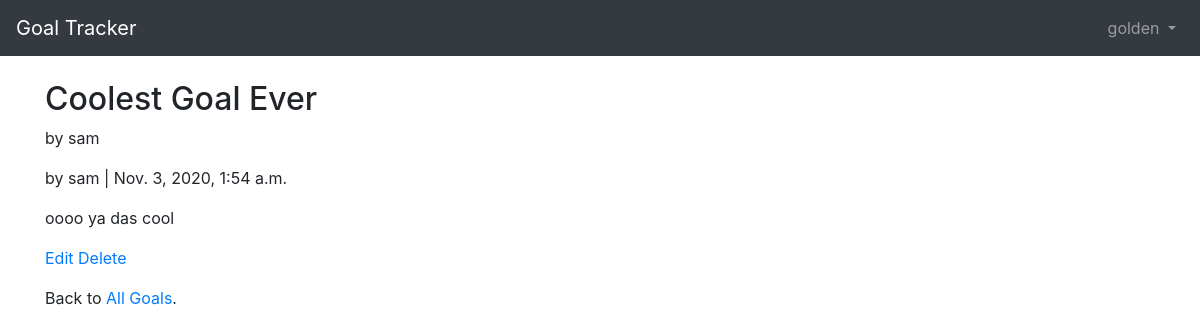
The page /goals/1/ (signed in) on the database its author committed.
### users/models.py (models this page shows)
class CustomUser(AbstractUser):
    age = models.PositiveIntegerField(null=True, blank=True)

### goals/models.py (models this page shows, shortened)
class Goal(models.Model):
    title = models.CharField(max_length=255)
    body = models.TextField()
    date = models.DateTimeField(auto_now_add=True)
    author = models.ForeignKey(
    get_user_model(),
    on_delete=models.CASCADE,
    )

### goals/views.py (the view)
# urls.py: path('<int:pk>/', GoalDetailView.as_view(), name='goal_detail'),
class GoalDetailView(DetailView):
    model = Goal
    template_name = 'goal_detail.html'

### templates/goal_detail.html
{% extends 'base.html' %}
{% block content %}
<div class="goal-entry">
  <h2>{{ object.title }}</h2>
    <p> by {{ object.author }}</h2>
      <p> by {{ object.author }} | {{ object.date }}</p>
      <p>{{ object.body }}</p>
    </div>
    <p><a href="{% url 'goal_edit' goal.pk %}">Edit</a>
      <a href="{% url 'goal_delete' goal.pk %}">Delete</a></p>
    <p>Back to <a href="{% url 'goal_list' %}">All Goals</a>.</p>
  {% endblock content %}

### templates/base.html (shortened to what this page needs)
<!doctype html>
<html lang="en">
  <head>
    <link rel="stylesheet"
    href="https://stackpath.bootstrapcdn.com/bootstrap/4.1.3/css/bootstrap.min.css"
>
  </head>
  <body>
    <nav class="navbar navbar-expand-md navbar-dark bg-dark mb-4">
      <a class="navbar-brand" href="{% url 'home' %}">Goal Tracker</a>
    <div class="collapse navbar-collapse" id="navbarCollapse">
      {% if user.is_authenticated %}
        <ul class="navbar-nav ml-auto">
          <li class="nav-item">
            <a class="nav-link dropdown-toggle" href="#" id="userMenu"
              data-toggle="dropdown" aria-haspopup="true"
              aria-expanded="false">
              {{ user.username }}
            </a>
          </li>
        </ul>
      {% endif %}
    </div>
  </nav>
  <div class="container">
    {% block content %}
    {% endblock content %}
  </div>
  </body>
</html>

### rows shown on the page
CustomUser: username "golden"
Goal: title "Coolest Goal Ever", author "sam", date "Nov. 3, 2020, 1:54 a.m.", body "oooo ya das cool"
